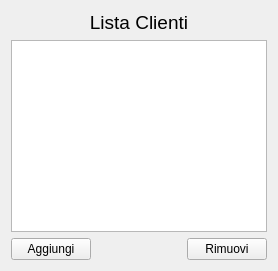
     <widget class="QWidget" name="widget_clienti" native="true">
      <layout class="QGridLayout" name="gridLayout_6">
       <item row="0" column="0" colspan="3">
        <widget class="QLabel" name="label_3">
         <property name="font">
          <font>
           <pointsize>14</pointsize>
          </font>
         </property>
         <property name="text">
          <string>Lista Clienti</string>
         </property>
         <property name="alignment">
          <set>Qt::AlignCenter</set>
         </property>
        </widget>
       </item>
       <item row="1" column="0" colspan="3">
        <widget class="QTableView" name="tableView_clienti">
         <property name="selectionMode">
          <enum>QAbstractItemView::SingleSelection</enum>
         </property>
         <property name="sortingEnabled">
          <bool>true</bool>
         </property>
         <attribute name="horizontalHeaderDefaultSectionSize">
          <number>200</number>
         </attribute>
         <attribute name="horizontalHeaderMinimumSectionSize">
          <number>40</number>
         </attribute>
         <attribute name="horizontalHeaderStretchLastSection">
          <bool>true</bool>
         </attribute>
         <attribute name="verticalHeaderStretchLastSection">
          <bool>false</bool>
         </attribute>
        </widget>
       </item>
       <item row="2" column="0">
        <widget class="QPushButton" name="bottone_clienti_aggiungi">
         <property name="text">
          <string>Aggiungi</string>
         </property>
        </widget>
       </item>
       <item row="2" column="1">
        <spacer name="horizontalSpacer_8">
         <property name="orientation">
          <enum>Qt::Horizontal</enum>
         </property>
         <property name="sizeHint" stdset="0">
          <size>
           <width>40</width>
           <height>20</height>
          </size>
         </property>
        </spacer>
       </item>
       <item row="2" column="2">
        <widget class="QPushButton" name="bottone_clienti_rimuovi">
         <property name="text">
          <string>Rimuovi</string>
         </property>
        </widget>
       </item>
      </layout>
     </widget>
